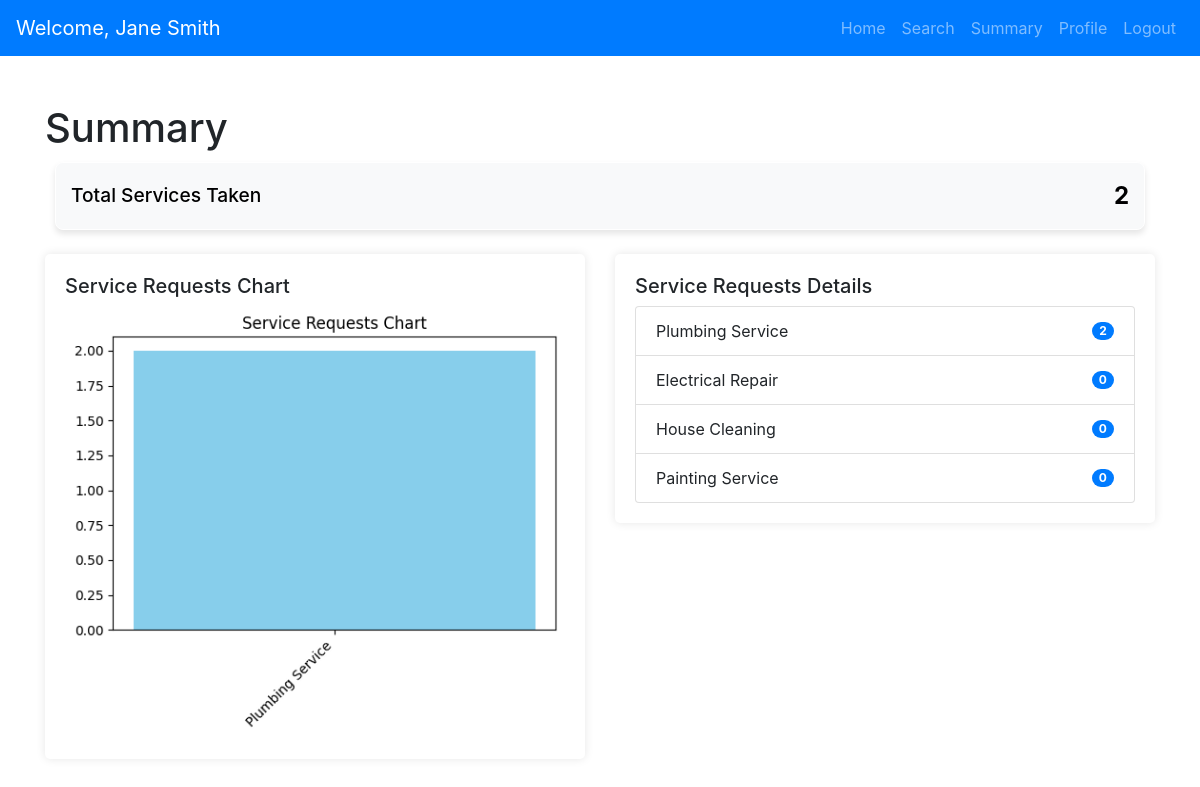
Page /customer_summary (signed in) on the committed database.
### models.py (models this page shows, shortened)
class User(db.Model):
    __tablename__ = 'users'
    id = db.Column(db.String(6), primary_key=True, default=generate_unique_id, unique=True)
    name = db.Column(db.String(150), nullable=False)
    email = db.Column(db.String(150), unique=True, nullable=False)
    _password = db.Column("password", db.String(500), nullable=False)
    address = db.Column(db.String(300), nullable=True)
    pincode = db.Column(db.String(10), nullable=True)
    phone_number = db.Column(db.String(15), nullable=True)
    role = db.Column(db.String(50), nullable=False)  # Customer or Professional
    __mapper_args__ = {
    'polymorphic_identity': 'user',
    'polymorphic_on': role,  # This allows loading unknown roles without crashing
    }
    @property
    def password(self):
        raise AttributeError("Password is not readable!")
    @password.setter
    def password(self, password):
        self._password = generate_password_hash(password, method="pbkdf2:sha256")

class Service(db.Model):
    __tablename__ = 'services'
    id = db.Column(db.String(6), primary_key=True, default=generate_unique_id, unique=True)
    service_name = db.Column(db.String(100), nullable=False)
    service_description = db.Column(db.Text, nullable=True)
    price = db.Column(db.Float, nullable=False)
    duration = db.Column(db.Float, nullable=True)  # Use Float if you need fractional hours # Add duration (only date) column
    requests = db.relationship('Request', back_populates='service', lazy=True, passive_deletes=True)

### app.py (the view)
@app.route("/customer_summary")
def customer_summary():
    customer_id = session.get("user_id")  # Assuming customer's ID is stored in session
    customer = Customer.query.get(customer_id)
    total_services_taken = Request.query.filter_by(customer_id=customer_id).count()
    services = Service.query.all()
    service_requests = {
        service.service_name: Request.query.filter_by(customer_id=customer_id, service_id=service.id).count()
        for service in services
    }
    service_requests_chart = generate_chart(
        service_requests, "bar", "Service Requests Chart", "service_requests_chart.png"
    )
    return render_template(
        "customer/customer_summary.html",
        customer=customer,
        total_services_taken=total_services_taken,
        service_requests=service_requests,
        charts={"service_requests": service_requests_chart},
    )

### app.py (called while the page is built, shortened)
def generate_chart(data, chart_type, title, filename):
    charts_dir = "static/charts"
    os.makedirs(charts_dir, exist_ok=True)
    valid_data = {k: v for k, v in data.items() if not np.isnan(v) and v > 0}
    plt.figure(figsize=(6, 4))
    if chart_type == "pie":
        plt.pie(valid_data.values(), labels=valid_data.keys(), autopct="%1.1f%%", startangle=140)
        plt.title(title)
    elif chart_type == "bar":
        plt.bar(valid_data.keys(), valid_data.values(), color="skyblue")
        plt.title(title)
        plt.xticks(rotation=45, ha="right")  # Rotate x-axis labels for better readability
    else:
        raise ValueError(f"Unsupported chart type: {chart_type}")
    filepath = os.path.join(charts_dir, filename)
    plt.savefig(filepath, bbox_inches="tight")
    plt.close()
    return filepath

### templates/customer/customer_summary.html (shortened to what this page needs)
<!DOCTYPE html>
<html lang="en">
<head>
    <link href="https://stackpath.bootstrapcdn.com/bootstrap/4.5.2/css/bootstrap.min.css" rel="stylesheet">
</head>
<body>
    {% extends 'base.html' %}
    {% block navbar %}
        {% include 'navbars/customer_navbar.html' %}
    {% endblock %}
    {% block content %}
    <div class="container mt-5">
        <h1>Summary</h1>
        <div class="stat-box">
            <h4>Total Services Taken</h4>
            <p>{{ total_services_taken }}</p>
        </div>
        <div class="row mt-4">
            <div class="col-md-6">
                <div class="container-box">
                    <h5>Service Requests Chart</h5>
                    {% if charts['service_requests'] %}
                        <img src="{{ charts['service_requests'] }}" alt="Service Requests Chart" style="width: 100%; height: auto;">
                    {% else %}
                        <p>No data available.</p>
                    {% endif %}
                </div>
            </div>
            <div class="col-md-6">
                <div class="container-box">
                    <h5>Service Requests Details</h5>
                    <ul class="list-group">
                        {% for service, count in service_requests.items() %}
                        <li class="list-group-item d-flex justify-content-between align-items-center">
                            {{ service }}
                            <span class="badge badge-primary badge-pill">{{ count }}</span>
                        </li>
                        {% endfor %}
                    </ul>
                </div>
            </div>
        </div>
    </div>
    {% endblock %}

### templates/navbars/customer_navbar.html (shortened to what this page needs)
<!DOCTYPE html>
<html lang="en">
<head>
    <link href="https://stackpath.bootstrapcdn.com/bootstrap/4.5.2/css/bootstrap.min.css" rel="stylesheet">
</head>
<body>
    <nav class="navbar navbar-expand-lg navbar-dark bg-primary">
        <a class="navbar-brand" href="{{ url_for('customer_dashboard') }}">Welcome, {{ customer.name }}</a>
        <div class="collapse navbar-collapse" id="navbarNav">
            <ul class="navbar-nav ml-auto">
                <li class="nav-item"><a class="nav-link" href="{{ url_for('customer_dashboard') }}">Home</a></li>
              <li class="nav-item"><a class="nav-link" href="{{ url_for('customer_search') }}">Search</a></li>
              <li class="nav-item"><a class="nav-link" href="{{ url_for('customer_summary') }}">Summary</a></li>
              <li class="nav-item"><a class="nav-link" href="{{ url_for('customer_profile') }}">Profile</a>
              </li>
              <li class="nav-item"><a class="nav-link" href="{{ url_for('logout') }}">Logout</a></li>
            </ul>
        </div>
    </nav>
</body>
</html>

### templates/customer/customer_summary.html (style rules this page uses)
body { font-family: Arial, sans-serif; background: #f7f8fc; margin: 0; padding: 0; }
.stat-box { background-color: #f8f9fa; color: #000; padding: 15px; border: 1px solid #fff; border-radius: 8px; display: flex; justify-content: space-between; align-items: center; box-shadow: 0 4px 6px rgba(0, 0, 0, 0.1); flex: 1; margin: 10px; transition: transform 0.2s ease, box-shadow 0.2s ease; }
.stat-box h4 { margin: 0; font-size: 1.2rem; }
.stat-box p { margin: 0; font-size: 1.5rem; font-weight: bold; }
.container-box { background-color: #ffffff; padding: 20px; border-radius: 5px; box-shadow: 0 0 10px rgba(0, 0, 0, 0.1); margin-bottom: 30px; }

### rows in the picture
User: name "Jane Smith"
Service: service_name "Plumbing Service", count "2"
Service: service_name "Electrical Repair", count "0"
Service: service_name "House Cleaning", count "0"
Service: service_name "Painting Service", count "0"

### other values in the picture
{{ total_services_taken }} "2"
